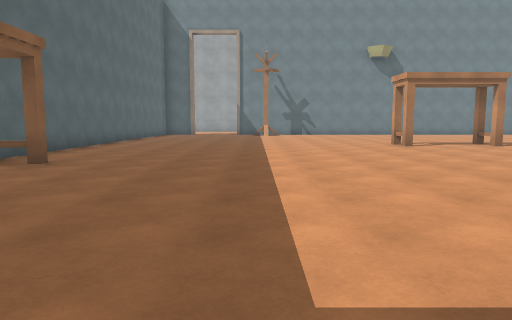
view 1 (above)

24 first-person views from a walk through a 3-D level made in the Unity game engine. The camera is 1.3 m above the floor, tilts 6° down and sees 70° across. The floor is counted in squares, 2 m on a side. Each view is taken from the middle of a square. On the plan, view 1 faces up. The plan holds only what a view shows up to about 11 squares ahead; the rest is blank. The place goes on beyond the plan. The player character is not drawn. Surface patterns are stand-ins for the level's own textures.

view 2
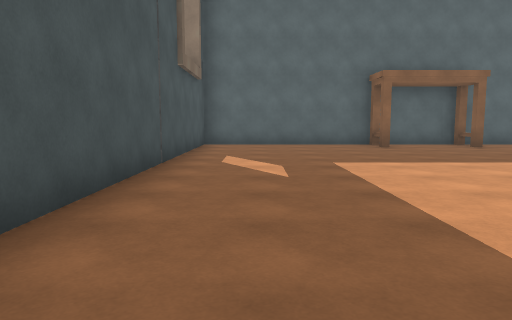

view 3
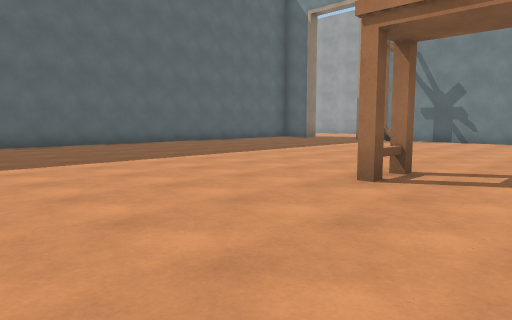

view 4
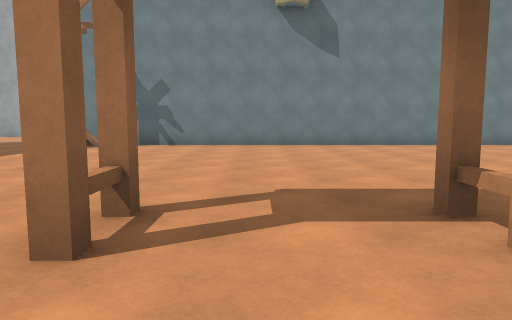

view 5
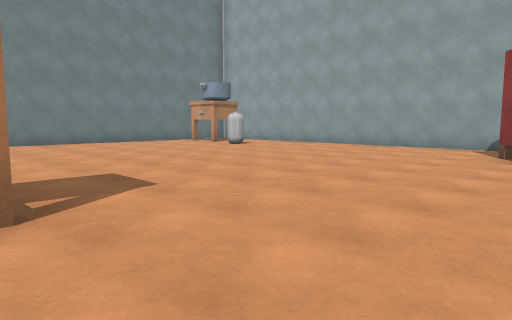

view 6
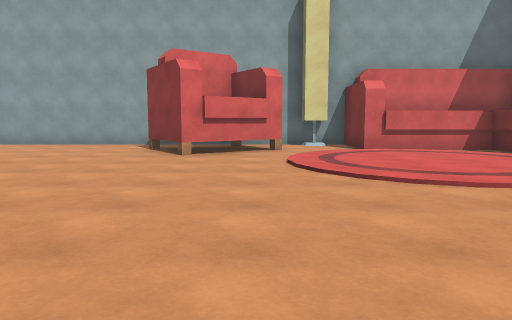

view 7
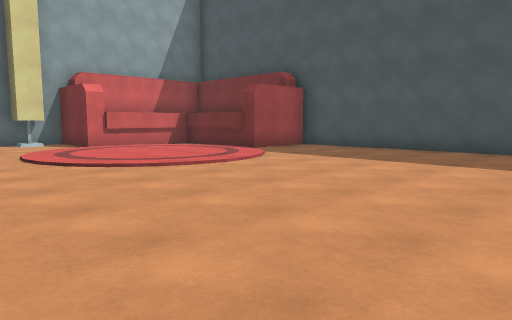

view 8
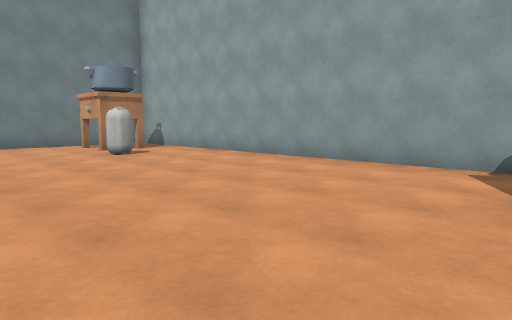

view 9
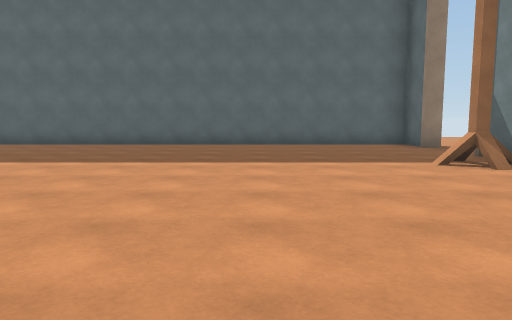

view 10
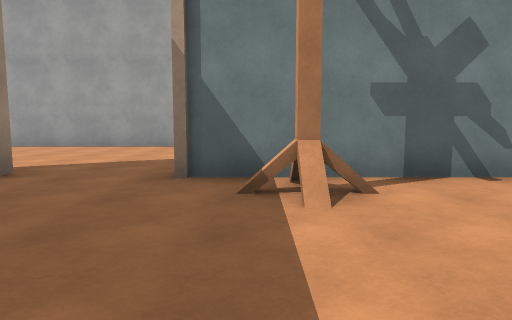

view 11
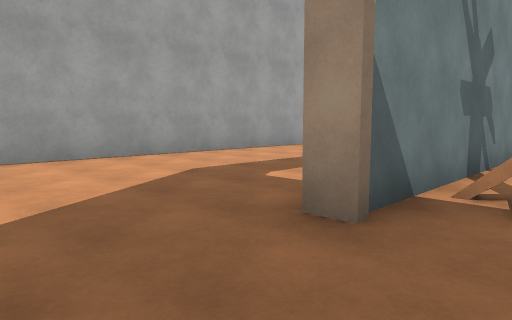

view 12
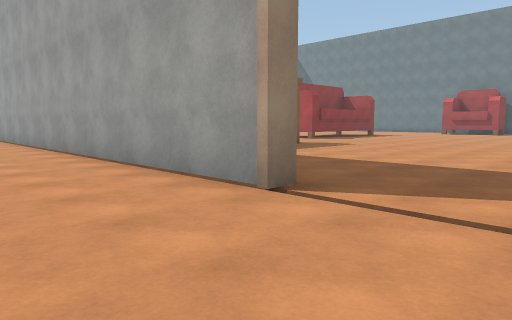

view 13
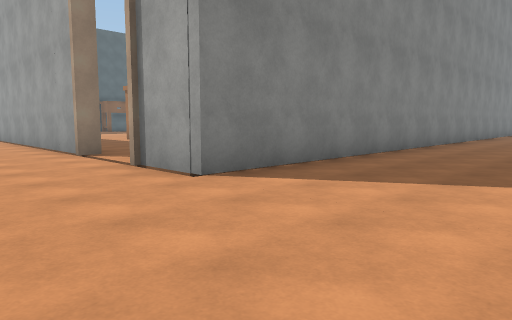

view 14
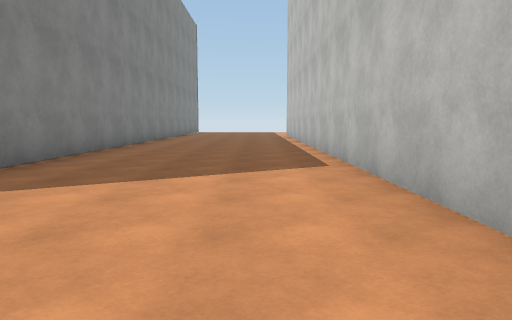

view 15
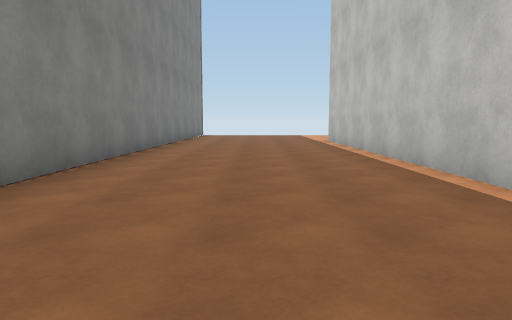

view 16
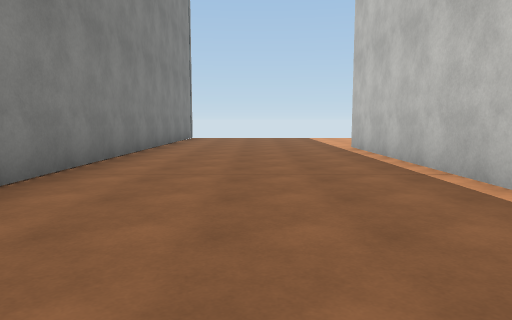

view 17
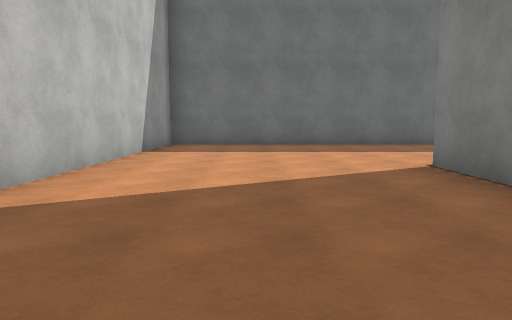

view 18
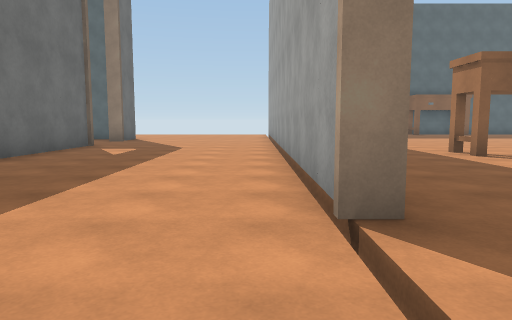

view 19
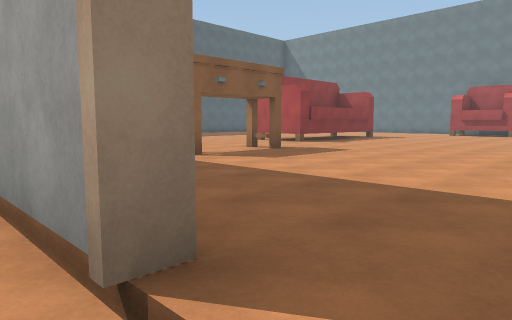

view 20
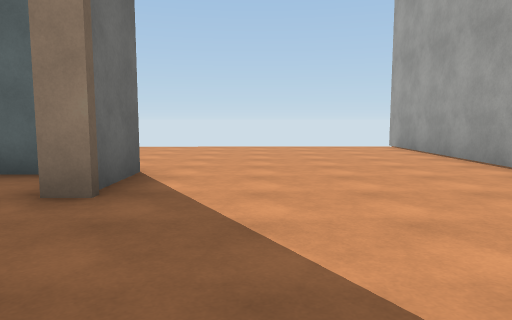

view 21
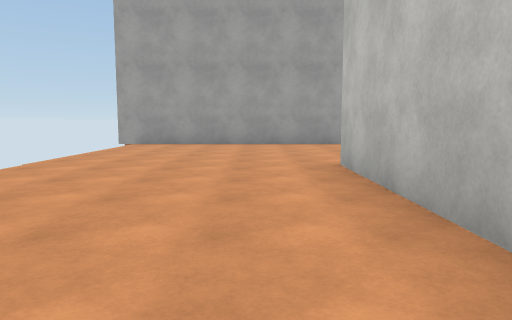

view 22
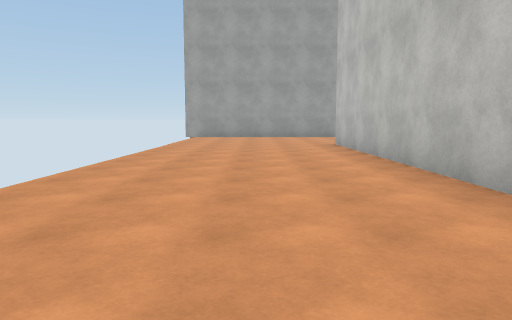

view 23
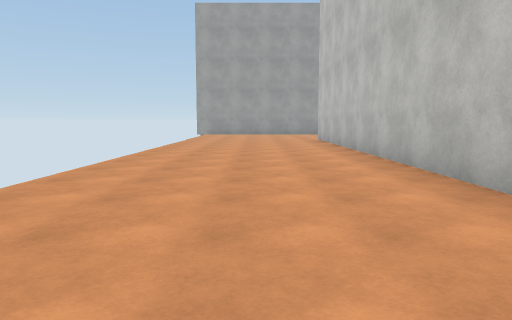

view 24
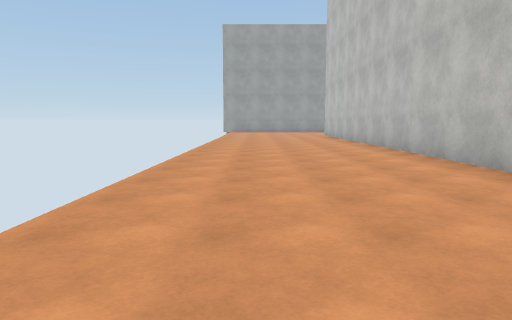

### Floor plan
Points are (right, up) in squares from view 1. A wall is a line through its corners. A room is listed if a view was taken in it or the views show most of it. See-through windows are left out.
Room 1 (views 1, 2, 3, 4, 5, 6, 7, 8, 9, 10, 11, 12, 13, 14, 15, 16, 17, 18, 19, 20, 21, 22, 23, 24)
walls: (7.9, 18.5) (15.4, 18.5) (15.4, 24.6); (6.6, 23.6) (-10, 23.6); (-4.7, 6.4) (-4.7, 18.5) (-3.1, 18.5) (-3.1, 18.2) (-4.5, 18.2) (-4.5, -1.5) (4, -1.5); (15.4, 8.9) (15.4, 18.2) (-0.9, 18.2) (-0.9, 18.5) (2.6, 18.5); (14.7, 4) (14.7, 4.7) (15.4, 4.7); (5.5, -1.5) (10.5, -1.5) (10.5, 0.6) (13.3, 0.6) (13.3, 3.5) (15.4, 3.5) (15.4, 5.2); (15.4, 27.4) (15.4, 38.5); (10.4, 38.5) (10.4, 23.6) (8.8, 23.6)
ways out: opening at (7.5, 24); gap at (9, 24)
objects: table (-4, 3); table (-4, 6); rack (1, 17); table (4, 10); table (6, 10); other object (12, 6) to (14, 7); other object (13, 15); other object (14, 17)

Positions as (right, up) in squares from view 1, and headings:
1: (0, 0), facing up
2: (6, 0), facing left
3: (6, 6), facing up-left
4: (5, 8), facing up
5: (6, 7), facing up-right
6: (5, 6), facing right
7: (4, 7), facing down-right
8: (10, 8), facing up-right
9: (6, 14), facing left
10: (0, 14), facing up
11: (-3, 17), facing up-right
12: (9, 21), facing up-left
13: (14, 21), facing up-left
14: (14, 21), facing up
15: (13, 26), facing up
16: (13, 29), facing up
17: (13, 29), facing down
18: (9, 23), facing left
19: (8, 23), facing up-left
20: (0, 20), facing left
21: (-6, 13), facing up
22: (-7, 8), facing up
23: (-7, 5), facing up
24: (-8, 1), facing up
